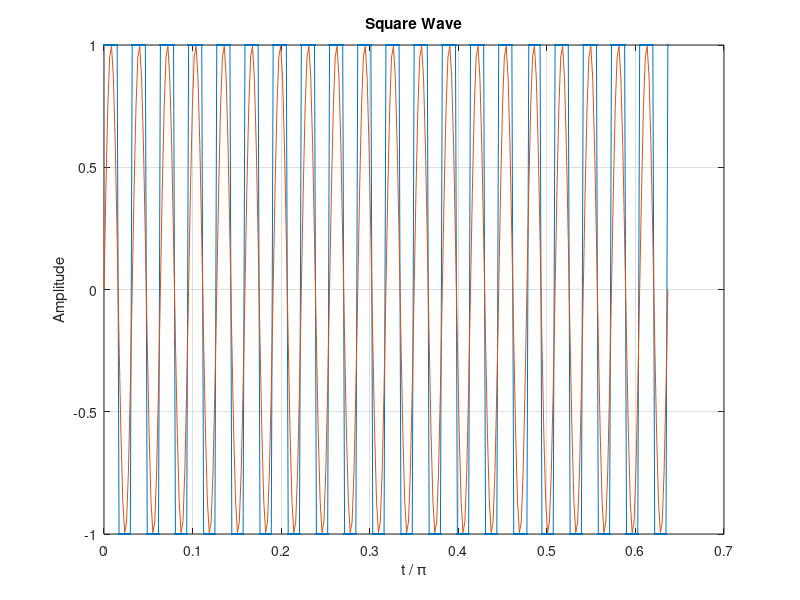
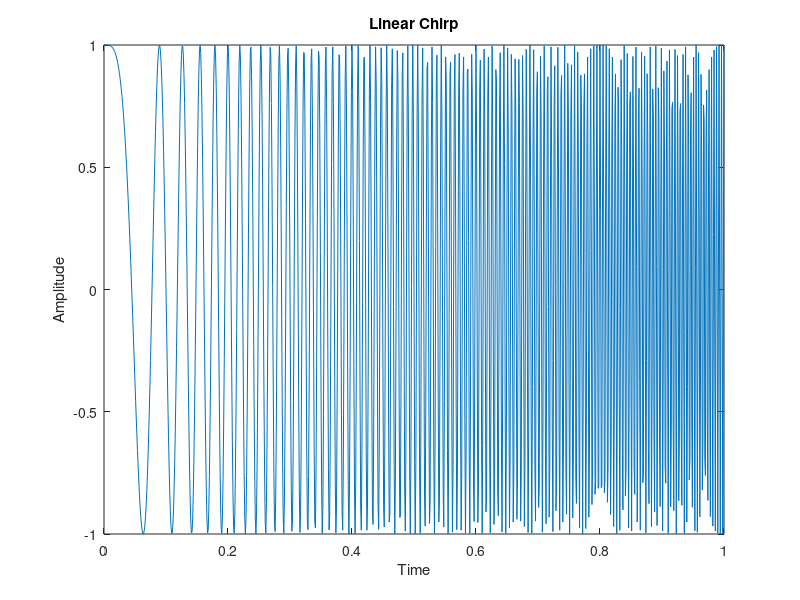
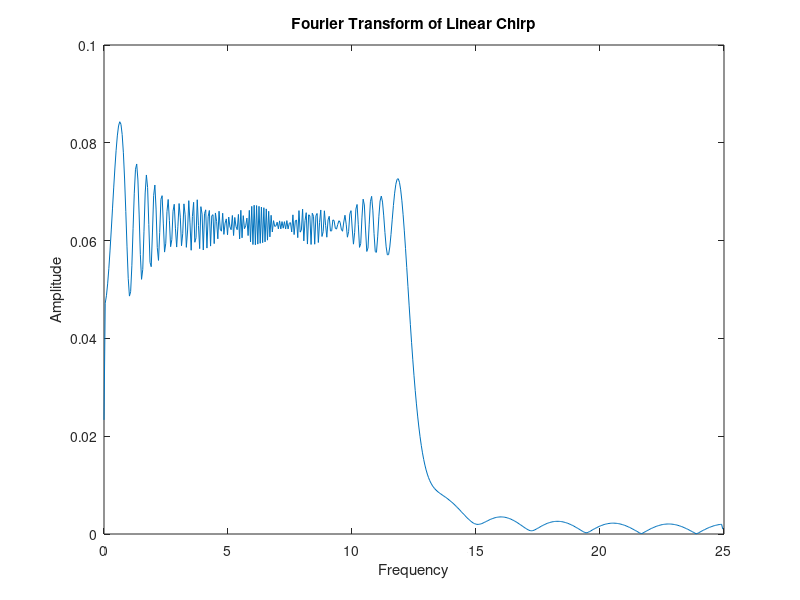

Source code (MATLAB) for these figures, in order: (Note: this script raises an error after producing the figures.)
%%Signal Processing

%%Square wave Fourier Transform & Inverse Fourier Transform

fs = 150;
t = 0:1/fs:2;
f = 10;
x = square(2*pi*t*f);
L = length(x);
nfft = 1024;
plot(t/pi,x,'.-',t/pi,sin(2*pi*t*f))
xlabel('t / \pi')
ylabel('Amplitude')
title('Square Wave')
grid on
y = fft(x, nfft);
%y1 = ifft(y); % inverse Fourier transform
%plot(t, x, t, y1(1:L)); % Used to plot inverse Fourier transform 
y = y(1:nfft/2);
power = abs(y/L);   % power spectrum  
power(2:end-1) = 2*power(2:end-1);
freq = (0:nfft/2-1)*fs/nfft;
figure(2);
plot(freq, power);
title('FFT of square wave');
xlabel('Frequency (Hz)');
ylabel('Power');

%% 
% Triangle wave Fourier Transform
fs = 200;
t = 0:1/fs:1;
f = 5;
x = sawtooth(2*pi*t*f, 0.5);
L = length(x);
nfft = 1024;
plot(t/pi,x,'.-')
xlabel('t / \pi')
ylabel('Amplitude')
title('Triangle Wave')
grid on
y = fft(x, nfft);
%y1 = ifft(y); % inverse Fourier transform
%plot(t, x, t, y1(1:L)); % Used to plot inverse Fourier transform 
y = y(1:nfft/2);
power = abs(y/L);   % power spectrum  
power(2:end-1) = 2*power(2:end-1);
freq = (0:nfft/2-1)*fs/nfft;
figure(2);
plot(freq, power);
title('FFT of Triangle wave');
xlabel('Frequency (Hz)');
ylabel('Power');
%% 
%Linear Chirp & Spectrogram
nfft = 1024;
fs = 50;
t = 0:1/1e3:1;
x = chirp(t,0,1,250);
L = length(x);
plot(t, x);
xlabel('Time')
ylabel('Amplitude')
title('Linear Chirp')

y = fft(x, nfft);
y = y(1:nfft/2);
power = abs(y/L);   % power spectrum  
power(2:end-1) = 2*power(2:end-1);
freq = (0:nfft/2-1)*fs/nfft;
figure
plot(freq, power);
xlabel('Frequency')
ylabel('Amplitude')
title('Fourier Transform of Linear Chirp')
figure
spectrogram(x,256,250,256,1e3,'yaxis')
title('Spectrogram of Linear Chirp')


%% 
% Complex signal
fs = 200;
f1 = 3;
f2 = 8;
amp1 = 1;
amp2 = 0.6;
t = 0:1/fs:10;
y1 = amp1* exp(1j*f1*t);
y2 = amp2 * exp(1j*f2*t);
y = y1 + y2;
plot(t, real(y),'r-', t, imag(y), 'b-',t, abs(y),'g-')
xlabel('Time');
ylabel('Amplitude');
title('Complex Signal');
legend('Real', 'Imaginary', 'Magnitude')

%% 
% Smoothing Square Signal with simple low pass filter
fs = 200;
t = 0:1/fs:10;
f = 1;
x = square(2*pi*t*f);
L = length(x);
nfft = 1024;
plot(t/pi,x,'.-',t/pi,sin(2*pi*t*f))
xlabel('t / \pi')
ylabel('Amplitude')
title('Square Wave')
grid on

%Designing Lowpass filter
window = ones(1,5);
window = window ./ length(window);
finwindow = [window, zeros(1, length(x) - length(window))];
%prod = finwindow .* x;
rolled = finwindow;
smoothed = zeros(1, length(x));
S = length(smoothed);

%Applying Lowpass filter
for i = 1:length(x)
     smoothed(1, i) = smoothed(1, i) + sum(x .* rolled);
     rolled = circshift(rolled, 1);
end
figure
plot(t, x, 'b-', t, smoothed, 'r-') 
xlabel('t / \pi')
ylabel('Amplitude')
title('Square Wave And Smoothed Square Wave')
legend('Original', 'Smoothed')

%%% Comparing ratio of Fourier Transform of Smoothed Square Wave and the
%%% filter
y = fft(smoothed, nfft);
y = y(1:nfft/2);
power = abs(y/L);   % power spectrum  
power(2:end-1) = 2*power(2:end-1);
freq = (0:nfft/2-1)*fs/nfft;
k = fft(x, nfft);
k = k(1:nfft/2);
power2 = abs(k/L);
power2(2:end-1) = 2*power2(2:end-1);
figure
plot(freq, power, 'b-', freq, power2, 'r-')
xlabel('Frequency')
ylabel('Amplitude')
title('FFT of Square Wave and Smoothed Square Wave')
legend('Smoothed', 'Original')
ratio = power ./ power2;
figure
plot(freq, ratio, 'b-', freq, power2, 'r-', freq, power, 'g-');
xlabel('Frequency')
ylabel('Ratio')
title('Ratio of Fourier Transforms of Two Signals')

%% 
%Convolution
fs = 200;
t = 0:1/fs:10;
f = 1;
x = square(2*pi*t*f);
L = length(x);
nfft = 1024;
plot(t/pi,x,'.-',t/pi,sin(2*pi*t*f))
xlabel('t / \pi')
ylabel('Amplitude')
title('Square Wave')
grid on

window = ones(1,11);
window = window ./ length(window);
finwindow = [window, zeros(1, length(x) - length(window))];
convolved = conv(x, window, 'valid');
C = length(convolved);
%plot(t, x, 'b-', t, convolved, 'r-');

y = fft(convolved, nfft);
y = y(1:nfft/2);
power = abs(y/C);
power(2:end-1) = 2*power(2:end-1);
freq = (0:nfft/2-1)*fs/nfft;
k = fft(x, nfft);
k = k(1:nfft/2);
power2 = abs(k/L);
power2(2:end-1) = 2*power2(2:end-1);
figure
plot(freq, power, 'b-', freq, power2, 'r-')
xlabel('Frequency')
ylabel('Ratio')
title('Fourier Transforms of Two Signals')
legend('Convoluted', 'Original')
ratio = power ./ power2;
z = fft(finwindow, nfft);
z = z(1:nfft/2);
power3 = abs(z);
plot(freq, power3, freq, ratio);
xlabel('Frequency')
ylabel('Ratio')
title('Ratio of Fourier Transforms of Two Signals & Fourier Transform of Conv. Window')
legend('Ratio of Fourier Transform of 2 signals', 'Fourier Transform of Conv. Window')
%% 
% Gaussian window filter

fs = 200;
t = 0:1/fs:10;
f = 1;
x = square(2*pi*t*f);
L = length(x);
nfft = 1024;
plot(t/pi,x,'.-',t/pi,sin(2*pi*t*f))
xlabel('t / \pi')
ylabel('Amplitude')
title('Square Wave')
grid on

G = 20;
window = gausswin(G);
window = window ./ sum(window);
convolved = conv(x, window, 'valid');
C = length(convolved);

%plot(t, x, 'b-', t, convolved, 'r-');

y = fft(convolved, nfft);
y = y(1:nfft/2);
power = abs(y/length(convolved));
freq = (0:nfft/2-1)*fs/nfft;
k = fft(x, nfft);
k = k(1:nfft/2);
power2 = abs(k/L);
figure
plot(freq, power, 'b-', freq, power2, 'r-')
xlabel('Frequency')
ylabel('Ratio')
title('Fourier Transforms of Two Signals')
legend('Convoluted', 'Original')
ratio = power ./ power2;
figure
plot(freq, ratio, 'b-');
xlabel('Frequency')
ylabel('Ratio')
title('Ratio of Fourier Transforms of Two Signals')

z = fft(window, nfft);
z = z(1:nfft/2);
power3 = abs(z);
plot(freq, power3, freq, ratio);
xlabel('Frequency')
ylabel('Ratio')
title('Ratio of Fourier Transforms of Two Signals & Fourier Transform of Conv. Window')
legend('Ratio of Fourier Transform of 2 signals', 'Fourier Transform of Conv. Window')

%% 
load handel;
figure
subplot(2,1,1)
plot(y)
title('handel in time domain')
subplot(2,1,2)
spectrogram(y, 256,128, 256, Fs, 'yaxis')
title('Spectrogram of handel') 

